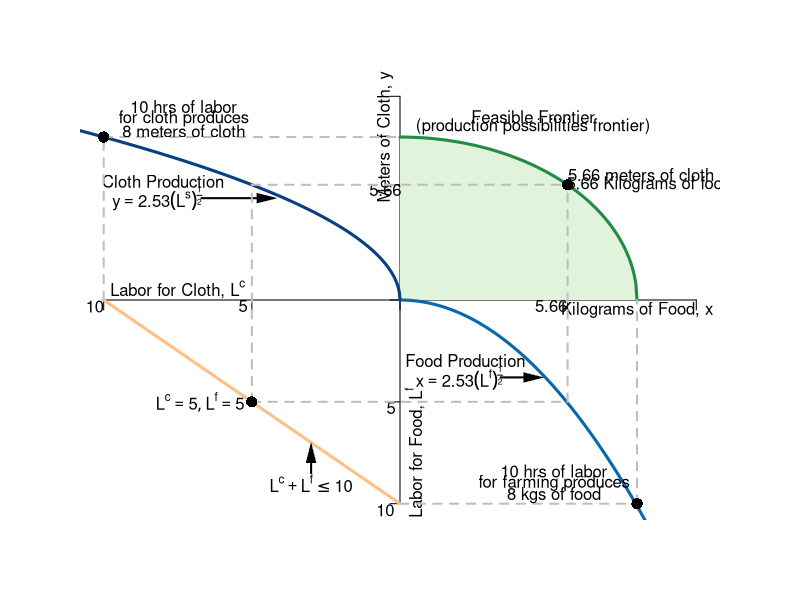

Reproduce this figure in R.
#Graph Designer: Simon Halliday
#Authors: Bowles, Foley and Halliday
#Title: Coordination, Conflict and Competition: A Text in Microeconomics

require(shape)
pdf(file = "specprodexch/ppf_dos_quadrant.pdf", width = 9, height = 9)

#Set parameters for graphics
axislabelsize <- 1
graphlinewidth <- 3
segmentlinewidth <- 2

COL <- c("#7fc97f", "#beaed4", "#fdc086", "#ffff99", "#386cb0", "#f0027f", "#bf5b17", "#666666")
COLA <- c("#e0f3db", "#99d8c9","#66c2a4","#41ae76", "#238b45", "#005824")
COLB <- c("#4eb3d3", "#2b8cbe", "#0868ac","#084081")

#Edited the margins to cater for the larger LHS labels
par(mar =  c(4, 4, 4, 4))

#Change this to make it log of l 

# ppf <- function(l, k = 0.5) {
#   k * (1/l)
# }


ppf <- function(x, yint = 64){
  sqrt(yint - (x)^2)
}

#actualfunction
#foodProd <- function(l, k = -2.529822, alpha = 0.5){
#  (-k)*l^alpha
#}

foodProd <- function(l, k = (6.328125)^-1, alpha = 2){
  (-k)*(l)^alpha
}

feasibleLabor <- function(l, time = 10){
  - time - l
}

manufactureProd <- function(l, k =  2.529822, alpha = 0.5){
  k * (-l)^alpha
}

xlims <- c(-10, 10)
ylims <- c(-10, 10)

npts <- 501 
x <- seq(xlims[1], xlims[2], length.out = npts)
y <- seq(ylims[1], ylims[2], length.out = npts) 

plot(0, 0, xlim = xlims, ylim = ylims, type = "n",
     xlab = expression(paste("")),
     ylab = expression(paste("")), 
     xaxt = "n", 
     yaxt = "n", 
     cex.lab = axislabelsize, 
     bty = "n"
)

ticksy <- c(ylims[1], -5, 0, manufactureProd(-5), ylims[2])
ylabels <- c(NA, NA, NA, NA, NA)
ticksx <- c(xlims[1], -5, 0, manufactureProd(-5), xlims[2])
xlabels <- c(NA, NA, NA, NA, NA)

axis(1, at = ticksx, pos = 0, labels = xlabels)
axis(2, at = ticksy, pos = 0, labels = ylabels, las = 1)

npts <- 501 
xx1 <- seq(0, 20, length.out = npts)
xx2 <- seq(0, xlims[2], length.out = npts)
xx3 <- seq(xlims[1], 0, length.out = npts)
xx4 <- seq(-11, 0, length.out = npts)

#Draw the polygon for shading the feasible set
xpoly1 <- seq(from = 0, to = 8, length.out = 501)
ypoly1 <- ppf(xpoly1)
polygon(x = c(xpoly1, rev(xpoly1[1])), y = c(ypoly1, rev(ypoly1)[1]), col=COLA[1], density=NULL, border = NA)

#Draw the graphs
lines(xx1, ppf(xx1), col = COLA[5], lwd = graphlinewidth)
lines(xx2, foodProd(xx2), col = COLB[3], lwd = graphlinewidth)
lines(xx3, feasibleLabor(xx3, time = 10), col = COL[3], lwd = graphlinewidth)
lines(xx4, manufactureProd(xx4, k =  2.529822, alpha = 0.5), col = COLB[4], lwd = graphlinewidth)

#mtext(expression(paste("Quantity of food, ", x)), side=1, line = 2.5, cex = axislabelsize)
text(-0.5, 8, expression(paste("Meters of Cloth, ", y)), xpd = TRUE, cex = axislabelsize, srt = 90) 
text(8, -0.5, expression(paste("Kilograms of Food, ", x)), xpd = TRUE, cex = axislabelsize)
text(0.5, -7.5, expression(paste("Labor for Food, ", L^f)), xpd = TRUE, cex = axislabelsize, srt= 90) 
text(-7.5, 0.5, expression(paste("Labor for Cloth, ", L^c)), xpd = TRUE, cex = axislabelsize)

#Label the points on the axes we want
#text(-0.6, 2.8, expression(paste(12.5)), xpd = TRUE, cex = axislabelsize)
text(-0.5, 5.4, expression(paste(5.66)), xpd = TRUE, cex = axislabelsize)
#text(2.9, -0.3, expression(paste(2.5)), xpd = TRUE, cex = axislabelsize)
text(5.1, -0.3, expression(paste(5.66)), xpd = TRUE, cex = axislabelsize)
text(-5.3, -0.3, expression(paste(5)), xpd = TRUE, cex = axislabelsize)
text(-0.3, -5.3, expression(paste(5)), xpd = TRUE, cex = axislabelsize)
text(-10.3, -0.3, expression(paste(10)), xpd = TRUE, cex = axislabelsize)
text(-0.5, -10.3, expression(paste(10)), xpd = TRUE, cex = axislabelsize)

#Label the two production functions
#Clothing
text(-8, 5.8, expression(paste("Cloth Production")), xpd = TRUE, cex = axislabelsize)
text(-8.2, 5, expression(paste(y == 2.53*(L^s)^frac(1,2))), xpd = TRUE, cex = axislabelsize)
Arrows(-6.7, 5, -4.5, 5, col = "black", lty = 1, lwd = 2, arr.type = "triangle", arr.lwd = 0.5)

#food
text(2.2, -3, expression(paste("Food Production")), xpd = TRUE, cex = axislabelsize)
text(2, -3.8, expression(paste(x == 2.53*(L^f)^frac(1,2))), xpd = TRUE, cex = axislabelsize)
Arrows(3.4, -3.8, 4.5, -3.8, col = "black", lty = 1, lwd = 2, arr.type = "triangle", arr.lwd = 0.5)

#Draw segments for the 50/50 split of time
segments(-5, -5, -5, manufactureProd(-5), lty = 2, col = "gray", lwd = segmentlinewidth)
segments(-5, -5, manufactureProd(-5), -5, lty = 2, col = "gray", lwd = segmentlinewidth)
segments(-5, manufactureProd(-5), manufactureProd(-5), manufactureProd(-5), lty = 2, col = "gray", lwd = segmentlinewidth)
segments(manufactureProd(-5), -5, manufactureProd(-5), manufactureProd(-5), lty = 2, col = "gray", lwd = segmentlinewidth)

#Annotate Max time on clothes
segments(-10, 0, -10, 8, lty = 2, col = "gray", lwd = segmentlinewidth)
segments(-10, 8, 0, 8, lty = 2, col = "gray", lwd = segmentlinewidth)
text(-7.3, 9.5, expression(paste("10 hrs of labor")))
text(-7.3, 8.9, expression(paste("for cloth produces")))
text(-7.3, 8.3, expression(paste("8 meters of cloth")))
points(-10, 8, pch = 16, col = "black", cex = 1.5)

#Annotate Max time on farming
segments(0, -10, 8, -10, lty = 2, col = "gray", lwd = segmentlinewidth)
segments(8, -10, 8, 0, lty = 2, col = "gray", lwd = segmentlinewidth)
text(5.2, -8.4, expression(paste("10 hrs of labor")))
text(5.2, -9, expression(paste("for farming produces")))
text(5.2, -9.6, expression(paste("8 kgs of food")))
points(8, -10, pch = 16, col = "black", cex = 1.5)

#Annotate point on ppf 
points(manufactureProd(-5), manufactureProd(-5), pch = 16, col = "black", cex = 1.5)
text(manufactureProd(-5) + 2.75, manufactureProd(-5) + 0.5, expression(paste("5.66 meters of cloth &")))
text(manufactureProd(-5) + 2.75, manufactureProd(-5), expression(paste("5.66 Kilograms of food")))

#Annotate point on labor feasibility frontier
points(-5, -5, pch = 16, col = "black", cex = 1.5)
text(-6.75, -5, expression(paste(list(L^c ==5, L^f == 5) )))

text(-3, -9, expression(paste(L^c + L^f <= 10)))
Arrows(-3, -8.5, -3, -7.5, col = "black", lty = 1, lwd = 2, arr.type = "triangle", arr.lwd = 0.5)

#Label the feasible frontier
text(4.5, 9, expression("Feasible Frontier"))
text(4.5, 8.5, expression("(production possibilities frontier)"))


dev.off()
